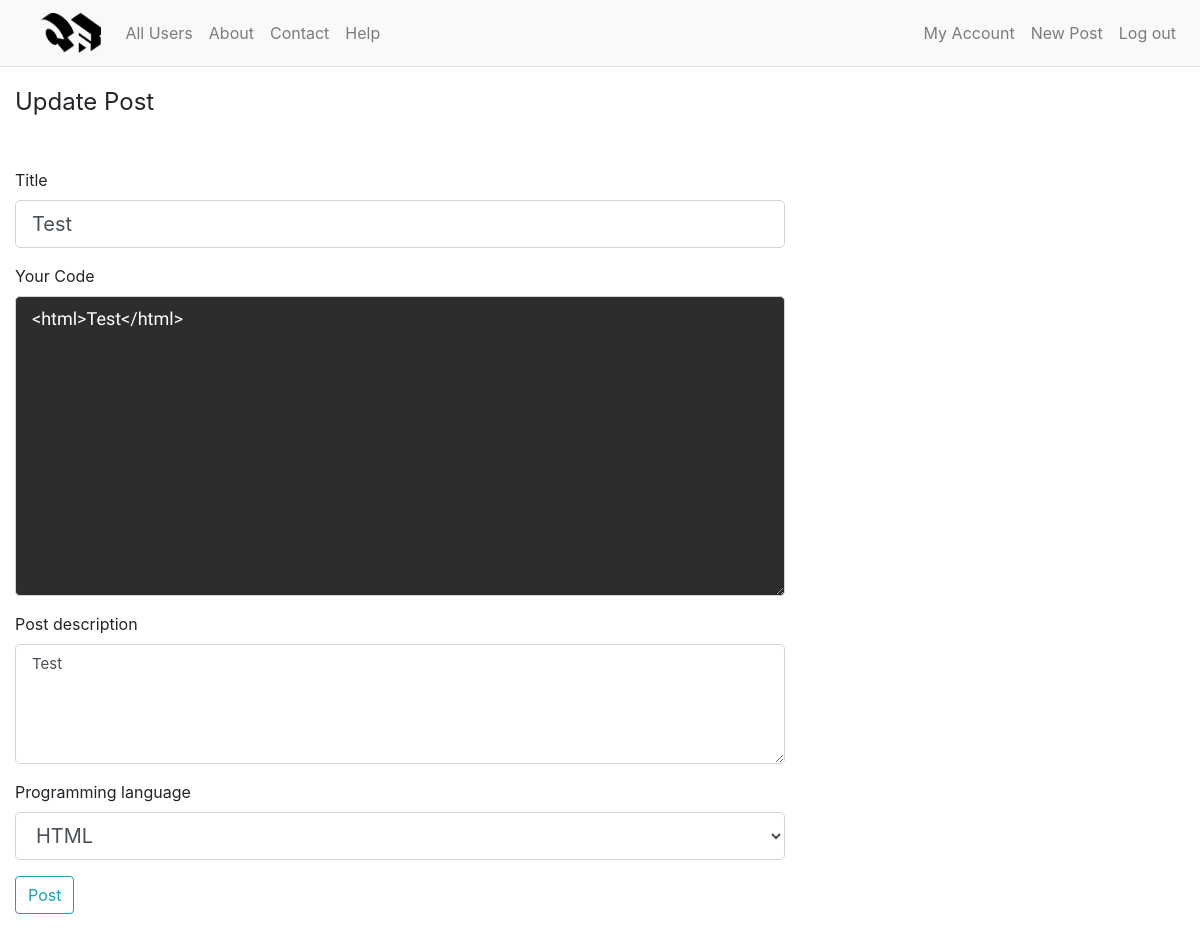
Page /post/1/update (signed in) on the earlier database version.
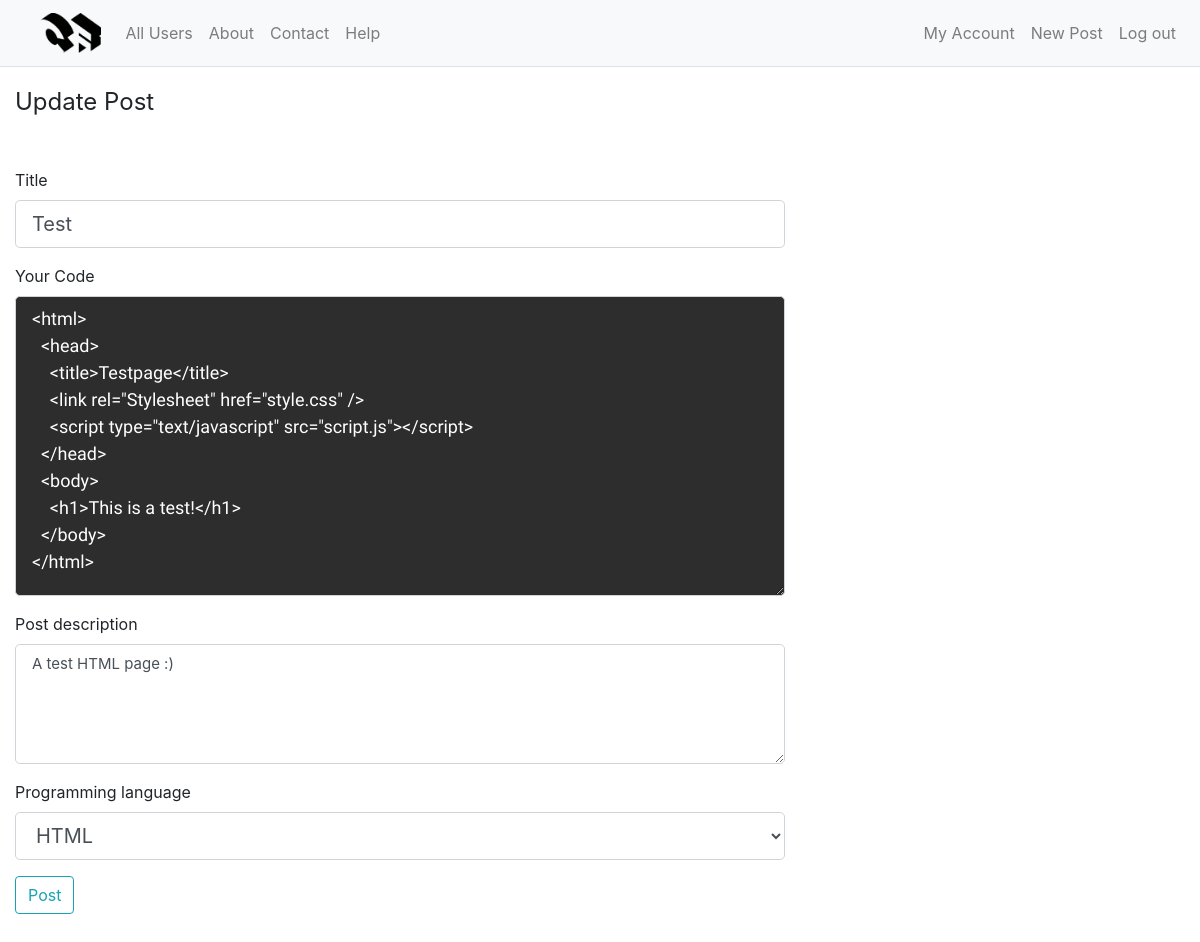
Same page on the later database version.
### website/models.py (models this page shows)
class Post(db.Model):
    id = db.Column(db.Integer, primary_key=True)
    title = db.Column(db.String(50), nullable=False)
    datetime = db.Column(db.DateTime, nullable=False, default=datetime.utcnow)
    code = db.Column(db.Text, nullable=False)
    description = db.Column(db.Text, nullable=False)
    user_id = db.Column(db.Integer, db.ForeignKey('user.id'))
    language_id = db.Column(db.Integer, db.ForeignKey('language.id'))
    user_likes = db.relationship('PostLike', backref='likes', lazy=True)
    comments = db.relationship('Comment', backref='comments')
    language = db.relationship('Language', backref='language')

### website/posts/routes.py (the view)
@posts.route("/post/<int:id>/update", methods=['GET', 'POST'])
@login_required
def update_post(id):
    post = Post.query.get_or_404(id)
    if post.author != current_user:
        abort(403)
    form = PostForm()
    if form.validate_on_submit():
        post.title = form.title.data
        post.code = form.code.data
        post.description = form.description.data
        post.language = Language.query.filter_by(name=form.language.data).first()
        db.session.commit()
        flash('Your post has been updated!', 'success')
        return redirect(url_for('posts.post', id=post.id))
    elif request.method == 'GET':
        form.title.data = post.title
        form.code.data = post.code
        form.description.data = post.description
        form.language.data = Language.query.get_or_404(post.language_id).name
    return render_template('create_post.html', title='Update Post',
                           form=form, legend='Update Post')

### website/posts/forms.py
class PostForm(FlaskForm):
    title = StringField('Title', validators=[DataRequired(), Length(min=3, max=30)])
    language = SelectField('Programming language', validators=[DataRequired()], choices=[('java', 'Java'), ('javascript', 'Javascript'), ('csharp', 'C#'), ('cpp', 'C++'), ('python', 'Python'), ('c', 'C'), ('markup', 'HTML'), ('ruby', 'Ruby'), ('sql', 'SQL'), ('css', 'CSS'), ('go', 'GO'), ('php', 'PHP'), ('jsx', 'JSX')])
    code = TextAreaField('Your Code', validators=[DataRequired()])
    description = TextAreaField('Post description', validators=[DataRequired()])
    submit = SubmitField('Post')

### website/models.py (called while the page is built)
@login_manager.user_loader
def load_user(user_id):
    return User.query.get(int(user_id))

### website/templates/create_post.html (shortened to what this page needs)
{% extends "layout.html" %}
{% block content %}
<div class="col-lg-8 col-md-12">
  <form action="" method="POST">
    <fieldset class="form-group">
      <legend class=" mb-5">{{ legend }}</legend>
      <div class="form-group">
        {{ form.title.label(class="form.control-label") }}
        {% if form.title.errors %}
          {{ form.title(class="form-control form-control-lg is-invalid") }}
          <div class="invalid-feedback">
            {% for error in form.title.errors %}
              <span>{{ error }}</span>
            {% endfor %}
          </div>
        {% else %}
          {{ form.title(class="form-control form-control-lg") }}
        {% endif %}
      </div>
      <div class="form-group">
        {{ form.code.label(class="form.control-label") }}
        {% if form.code.errors %}
          {{ form.code(class="form-control form-control-lg is-invalid") }}
          <div class="invalid-feedback">
            {% for error in form.code.errors %}
              <span>{{ error }}</span>
            {% endfor %}
          </div>
        {% else %}
          {{ form.code(class="form-control form-control-lg code-textarea") }}
        {% endif %}
      </div>
      <div class="form-group">
        {{ form.description.label(class="form.control-label") }}
        {% if form.description.errors %}
          {{ form.description(class="form-control form-control-lg is-invalid") }}
          <div class="invalid-feedback">
            {% for error in form.description.errors %}
              <span>{{ error }}</span>
            {% endfor %}
          </div>
          {% else %}
            {{ form.description(class="form-control form-control-lg code-description-textarea") }}
          {% endif %}
      </div>
      <div class="form-group">
        {{ form.language.label(class="form.control-label") }}
        {% if form.language.errors %}
          {{ form.language(class="form-control form-control-lg is-invalid") }}
          <div class="invalid-feedback">
            {% for error in form.language.errors %}
              <span>{{ error }}</span>
            {% endfor %}
          </div>
        {% else %}
          {{ form.language(class="form-control form-control-lg") }}
        {% endif %}
      </div>
      <div class="form-group">
        {{ form.submit(class="btn btn-outline-info") }}
      </div>
    </fieldset>
  </form>
</div>
{% endblock content %}

Differences in the rows shown:
changed Post "Test": code "<html>Test</html>" → "<html> <head> <title>Testpage</title> <link rel=\"Stylesheet\" href=\"style.css\" /> <script type=\"text/javascript\" src=\"script.js\"></script> </head> <body> <h1>This is a test!</h1> </body> </html>"; description "Test" → "A test HTML page :)"
